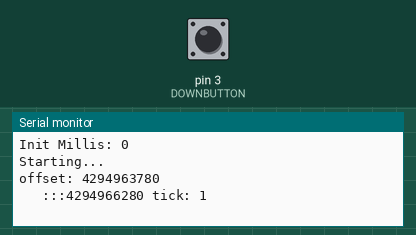
Recording of a sketch running on a simulated Arduino Uno, built with avr-gcc and run on an emulated ATmega328P. Parts: the last lines printed to the serial monitor. Inputs (shaded band) come from the test bench; at power-on: pin 3 (DOWNBUTTON) LOW.

Above: at 2.7 s.
2.8 s: pin 3 (DOWNBUTTON) pulled HIGH for 0.15 s
At 3.5 s:
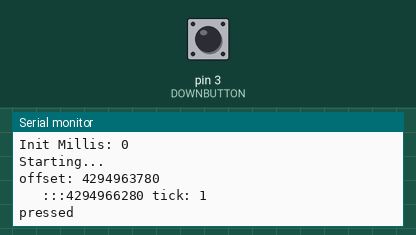
4.4 s: pin 3 (DOWNBUTTON) pulled HIGH for 3.2 s
At 8.4 s:
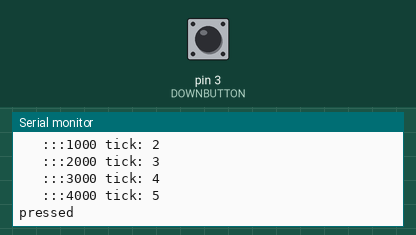
10.6 s: pin 3 (DOWNBUTTON) pulled HIGH for 1 s
At 12.4 s:
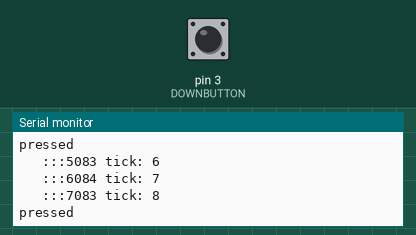

Measured:
- after the input at 2.8 s, the serial monitor: prints a new line after 0.15 s (image 1)

The sketch:

002-handling-rollover-class.ino
```cpp
#define UPBUTTON 2

#define DOWNBUTTON 3

class Button {
  protected:
    byte _pin;
    byte _prevstate = LOW;
    byte _state = LOW;
  public:
    Button(byte pin): _pin(pin) {}
    // call this function as early as possible in main loop() function
    // then later in loop() logic use pressed() method to detect if button pressed
    void loop() {
        _state = LOW;
        int state = digitalRead(_pin);
        if (state != _prevstate) {
          _prevstate = state;
          if (_prevstate == LOW) {
            _state = HIGH;
          }
        }

    }
    byte pressed() {
      return _state;
    }
};

// test class
class TT {
  protected:
    unsigned long i = 0;
  public:
    unsigned long t() {

      if (i == 0) {

        i = (unsigned long)4294967295 - millis() - 15 - 2000;

        char buf[16];

        sprintf(buf,"%lu",i);

        Serial.print("offset: ");

        Serial.println(buf);
      }

      return millis() + i;
    }
} t;

class Metronomms {
  protected:
    unsigned long last = 0;
    int intervalms;
    int correct = 0;
    char state = -1; // it's unsigned byte - it might be interpreated as character in some cases, so be careful
    unsigned long ms() {
      return t.t();
    }
  public:
    Metronomms(int intervalms):
      intervalms(intervalms)
    {}
    void loop() {

      if (state == -1) {

        reset();
      }

      unsigned long current = ms();

      if (state == -1 || current <= last) {

        last = current;

        state = 0;

        return;
      }

      unsigned long diff = current - last;

      if (diff >= (unsigned long)intervalms) {

        char buf[16];

        sprintf(buf, "%lu", current);

        Serial.print((String) "   :::");

        Serial.print(buf);

        last = (((unsigned long) (current) / intervalms) * intervalms) + correct;

        state = 1;

        return;
      }

      state = 0;
    }
    void reset() {

      last = ms();

      correct = last % intervalms;
    }
    char tick() {
      return state;
    }
};

Button b(DOWNBUTTON);

Metronomms m(1000);

void setup() {
  Serial.begin(9600);

  char buf[16];

  sprintf(buf, "Init Millis: %lu", millis()); // will print 0

  delay(1500);  // give enough time to open the serial monitor after uploading

  Serial.println(buf);

  Serial.println("Starting...");
}

int s = 0;

void loop() {

  b.loop();

  if (b.pressed()) {

    Serial.println("pressed");

    m.reset();
  }

  m.loop();

  if (m.tick()) {

    s += 1;

    Serial.println((String)" tick: " + s);
  }
}
```
